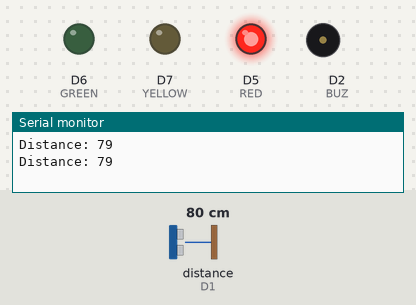
This sketch was run on a simulated ESP8266 (NodeMCU). Parts: output pins drawn as LEDs (lit = HIGH), buzzer (waves = sounding, pin HIGH), the last lines printed to the serial monitor. Wiring (inferred from the names in the program): ultrasonic range finder: trigger D0; echo D1. Dashed ring = blinking. Inputs (shaded band) come from the test bench; at power-on: distance to the obstacle (sensor on D1) 80 cm. The echo pulse lasts 58.3 µs per cm; pins used as bus, display or sensor lines are not drawn.

Above: at 2.3 s.
2.4 s: distance to the obstacle (sensor on D1) set to 12 cm
5.9 s: distance to the obstacle (sensor on D1) set to 9 cm
At 8.7 s:
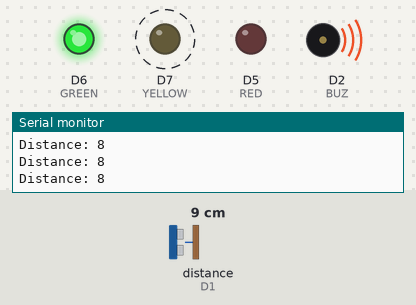
9.5 s: distance to the obstacle (sensor on D1) set to 18 cm
At 10.56 s:
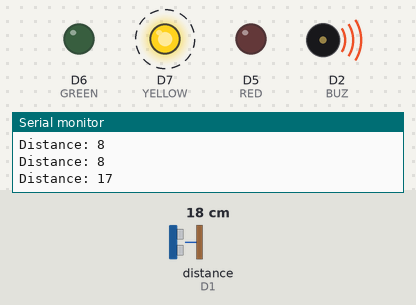
13.0 s: distance to the obstacle (sensor on D1) set to 2 cm
At 14.77 s:
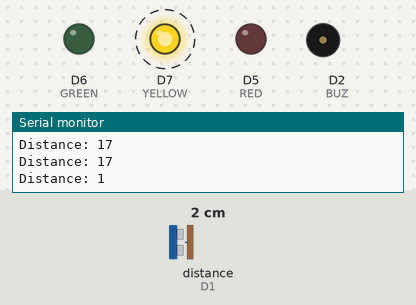
16.8 s: distance to the obstacle (sensor on D1) set to 35 cm
At 20.17 s:
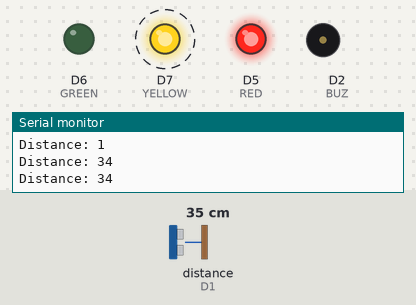
Timing chart, 0 to 21.6 s (numbered marks = the images above; inputs shaded):
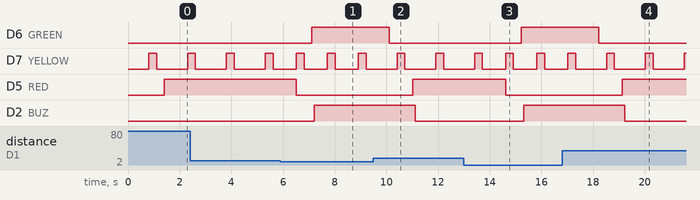

Measured:
- the behaviour switches between 11 and 10 cm on distance to the obstacle (sensor on D1) (found by bisection; images 0 and 1)
- after the input at 5.9 s, D6 (GREEN): LOW → HIGH after 1.2 s; D5 (RED): HIGH → LOW after 0.61 s; D2 (BUZ): LOW → HIGH after 1.3 s
- after the input at 9.5 s, D6 (GREEN): HIGH → LOW after 0.62 s; D7 (YELLOW): alternates HIGH for 0.30 s and LOW for 1.2 s, starting after 0.92 s; D5 (RED): LOW → HIGH after 1.5 s; D2 (BUZ): HIGH → LOW after 1.6 s
- after the input at 13.0 s, D6 (GREEN): LOW → HIGH after 2.2 s; D5 (RED): HIGH → LOW after 1.6 s; D2 (BUZ): LOW → HIGH after 2.3 s
- after the input at 16.8 s, D6 (GREEN): HIGH → LOW after 1.4 s; D7 (YELLOW): alternates HIGH for 0.30 s and LOW for 1.2 s, starting after 1.7 s; D5 (RED): LOW → HIGH after 2.3 s; D2 (BUZ): HIGH → LOW after 2.4 s
- by itself, D7 (YELLOW): alternates HIGH for 0.30 s and LOW for 0.90 s

The sketch:

Traffic_Signals.ino
```cpp
const int trigPin = 16;  //D0
const int echoPin = 5;  //D1
int RED = 14; //D5
int GREEN = 12; //D6
int YELLOW = 13; //D7
#define BUZ D2

// defines variables
long duration;
int distance;

void setup() {
Serial.begin(9600); // Starts the serial communication
pinMode(trigPin, OUTPUT); // Sets the trigPin as an Output
pinMode(echoPin, INPUT); // Sets the echoPin as an Input
pinMode(RED, OUTPUT);
pinMode(GREEN, OUTPUT);
pinMode(YELLOW, OUTPUT);
pinMode(BUZ, OUTPUT);
}

void loop() {

// Clears the trigPin
digitalWrite(trigPin, LOW);
delayMicroseconds(2);

// Sets the trigPin on HIGH state for 10 micro seconds
digitalWrite(trigPin, HIGH);
delayMicroseconds(10);
digitalWrite(trigPin, LOW);

// Reads the echoPin, returns the sound wave travel time in microseconds
duration = pulseIn(echoPin, HIGH);

// Calculating the distance
distance= duration*0.034/2;
// Prints the distance on the Serial Monitor
Serial.print("Distance: ");
Serial.println(distance);
delay(500);

if(distance < 10)
{
  digitalWrite(RED, LOW);
  digitalWrite(YELLOW, HIGH);
  delay(300);
  digitalWrite(YELLOW, LOW);
  delay(300);
  digitalWrite(GREEN, HIGH);
  delay(100);
  digitalWrite(BUZ, HIGH);
}
else
{
  digitalWrite(GREEN, LOW);
  delay(300);
  digitalWrite(YELLOW, HIGH);
  delay(300);
  digitalWrite(YELLOW, LOW);
  delay(300);
  digitalWrite(RED, HIGH);
  delay(100);
  digitalWrite(BUZ, LOW);
}
}
```
